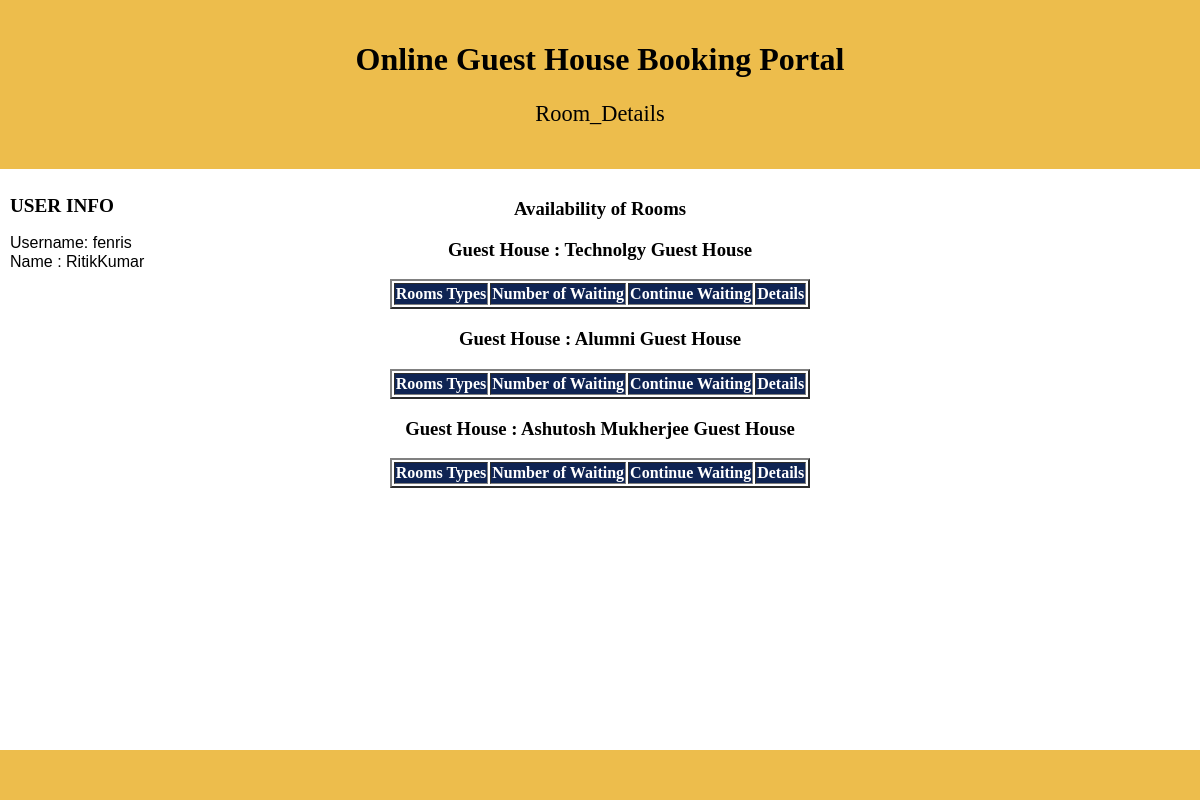
The app's page /waiting/2/ (signed in) with its own data.
### main/models.py (models this page shows, shortened)
class GuestHouse(models.Model):
    name = models.CharField(max_length=100, null=False, unique=True)
    code = models.CharField(max_length=3, null=True, unique=True)
    active = models.BooleanField(default=True)

### main/views.py (the view, shortened to what this page needs)
# urls.py: path('waiting/<int:t>/', views.waiting_show, name='waiting_show'),
def waiting_show(request, t):                           #request variable takes a GET or POST HTTP request
        user =request.user
        if user.username and user.is_staff is False and user.is_superuser is False:
            if request.method == 'POST':
                return redirect('index')
            else:
                tt = PreReservation.objects.get(id = t)
                start_date = tt.start_date
                end_date = tt.end_date
                G = GuestHouse.objects.all()
                context = []
                for g in G:
                    new_waiting = Reservation.objects.filter(
                                Q(start_date__range =(start_date, end_date)) | Q(end_date__range =(start_date, end_date))).filter(status=True).filter(guesthouse=g)
                    rooms = []
                    context.append({'G' : g, 'room2' : rooms})
                return render(request, 'booking/waiting_show.html', {'rooms': context, 'T': tt })
        else:
            messages.warning(request, 'You are not logged in. Please login')
            redirect('home')

### main/templates/booking/waiting_show.html (shortened to what this page needs)
<!DOCTYPE html>
<html lang="en">
<head>
</head>
<body>
<div class="header">
  <h1>Online Guest House Booking Portal</h1>
  <p style="font-family:times new roman;font-size:140%";>Room_Details</p>
</div>
<div class="row">
  <div class="column side">
    <h2 style="font-family:times new roman;font-size:120%";>USER INFO</h2>
    <p style="font-family:arial;font-size:100%;line-height:1.2";>Username:
     {{user.username}}<br>
    Name    : {{user.first_name}}{{user.last_name}}<br>
    </p>
  </div>
  <div class="column middle">
  <h3 class="title-w3-agileits title-black-wthree">Availability of Rooms</h3>
                            {% for room in rooms %}
                                    <h3>Guest House : {{ room.G.name }}</h3>
                                                      <table border="2" align="center">
                                                          <tr style="background-color: #0f2453">
                                                            <th style="color: white">Rooms Types</th>
                                                            <th style="color: white">Number of Waiting</th>
                                                            <th style="color: white">Continue Waiting</th>
                                                            <th style="color: white;margin-right: 1%">Details</th>
                                                          </tr>
                                                      </table>
                            {% endfor %}
 </div>
  <div class="column side">
  </div>
</div>
<div class="footer">
</div>
</body>
</html>

### main/templates/booking/waiting_show.html (style rules this page uses)
* { box-sizing: border-box; }
body { margin: 0; }
.header { background-color: #EDBD4C; padding: 20px; text-align: center; }
.column { float: left; padding: 10px; }
.column.side { width: 25%; }
.column.middle { width: 50%; text-align: center; }
.row:after { content: ""; display: table; clear: both; }
.footer { background-color: #EDBD4C; padding: 10px; text-align: center; position: absolute ; height: 50px; bottom: 0px; left: 0px; right: 0px; margin-bottom: 0px; }

### records on screen
GuestHouse: G.name "Technolgy Guest House"
GuestHouse: G.name "Alumni Guest House"
GuestHouse: G.name "Ashutosh Mukherjee Guest House"

### other values on screen
{{ user.username }} "fenris"
{{ user.first_name }} "Ritik"
{{ user.last_name }} "Kumar"
